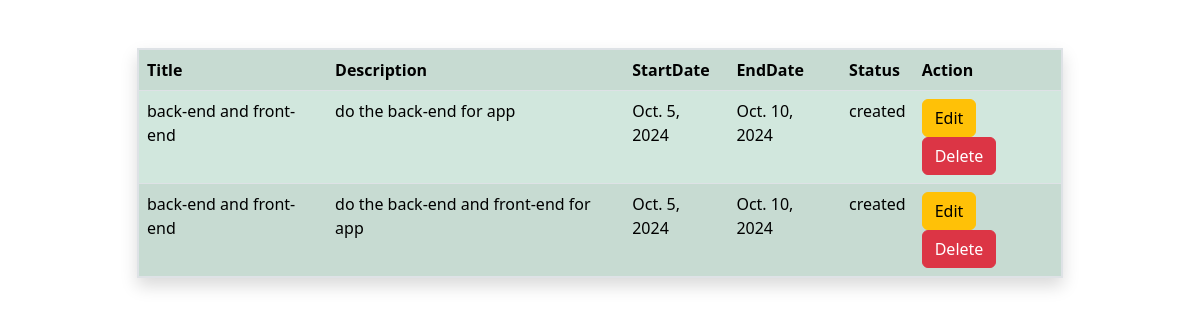
The page /works/1/all/ on the database as committed earlier.
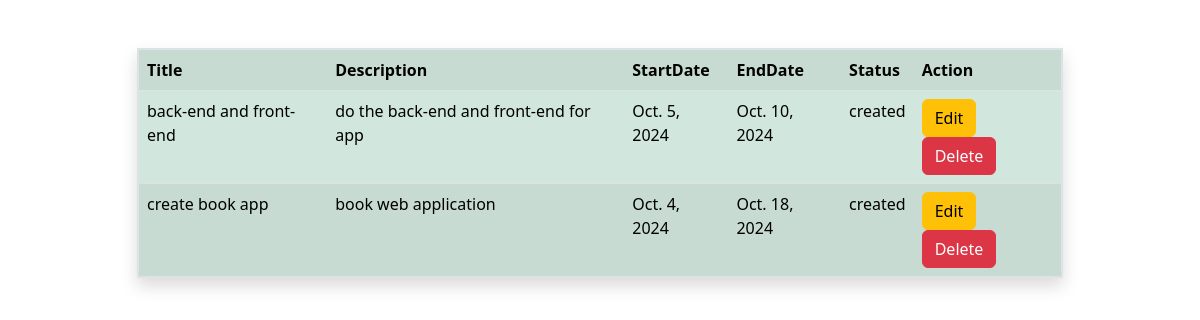
The same page on the database as committed later.
### Myapp/models.py (models this page shows, shortened)
class Work(models.Model):
    employee_object=models.ForeignKey(Employee,on_delete=models.CASCADE)
    title=models.CharField(max_length=100)
    description=models.CharField(max_length=100)
    start_date=models.DateField()
    end_date=models.DateField()
    status_options=(
        ("created","created"),
        ("wip","wip"),
        ("completed","completed"),
        ("due","due")
    )
    status=models.CharField(max_length=200,choices=status_options,default="created")

### Myapp/views.py (the view)
# urls.py: path("works/<int:pk>/all/",views.WorkListView1.as_view(),name="work-all"),
class WorkListView1(View):
    def get(self,request,*args, **kwargs):
        id=kwargs.get("pk")
        qs=Work.objects.filter(employee_object=id)
        return render(request,"work_list1.html",{"works":qs})

### Myapp/templates/work_list1.html (shortened to what this page needs)
<!DOCTYPE html>
<html lang="en">
<head>
    <link href="https://cdn.jsdelivr.net/npm/bootstrap@5.3.3/dist/css/bootstrap.min.css" rel="stylesheet">
</head>
<body>
    <div class="container">
        <div class="row">
            <div class="col-1"></div>
            <div class="col-10">
                <table class="table table-striped  mt-5 table-success border border-2 shadow ">
                    <tr>
                        <th>Title</th>
                        <th>Description</th>
                        <th>StartDate</th>
                        <th>EndDate</th>
                        <th>Status</th>
                        <th>Action</th>
                    </tr>
                    {%for w in works%}
                       <tr>
                         <td>{{w.title}}</td>
                        <td>{{w.description}}</td>
                        <td>{{w.start_date}}</td>
                        <td>{{w.end_date}}</td>
                        <td>{{w.status}}</td>
                        <td>
                            <a href="{%url 'work-edit' w.id%}" class="btn btn-warning">Edit</a>
                            <a href="{%url 'work-remove' w.id%}" class="btn btn-danger">Delete</a>
                        </td>
                       </tr>
                    {%endfor%}
                </table>
            </div>
            <div class="col-1"></div>
        </div>
    </div>
</body>
</html>

Rows that differ between the two databases and show on the page:
removed Work: title "back-end and front-end", description "do the back-end for app", start_date "Oct. 5, 2024", end_date "Oct. 10, 2024", status "created"
added Work: title "create book app", description "book web application", start_date "Oct. 4, 2024", end_date "Oct. 18, 2024", status "created"
